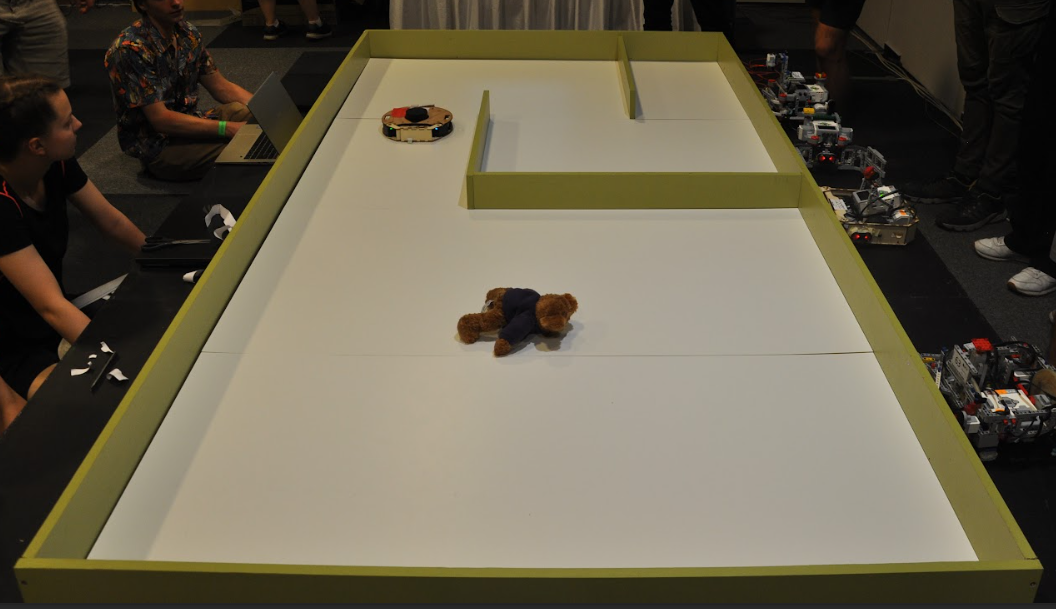
#> input picture obr1.png, 1056 x 609 px
$ python 'line finder.py'
#> lines starting #> are read from the running program, lines starting #| are printed output that depends on the picture; after the words box and inside, x2 and y2 are one past the last pixel; in counts of white or black regions, pixels touching at a corner belong together
import cv2
import numpy as np


img = cv2.imread('obr1.png')
#> img is the input picture: shape (609, 1056, 3); mean B, G, R 79.2, 98, 105.6
gray = cv2.cvtColor(img,cv2.COLOR_BGR2GRAY)
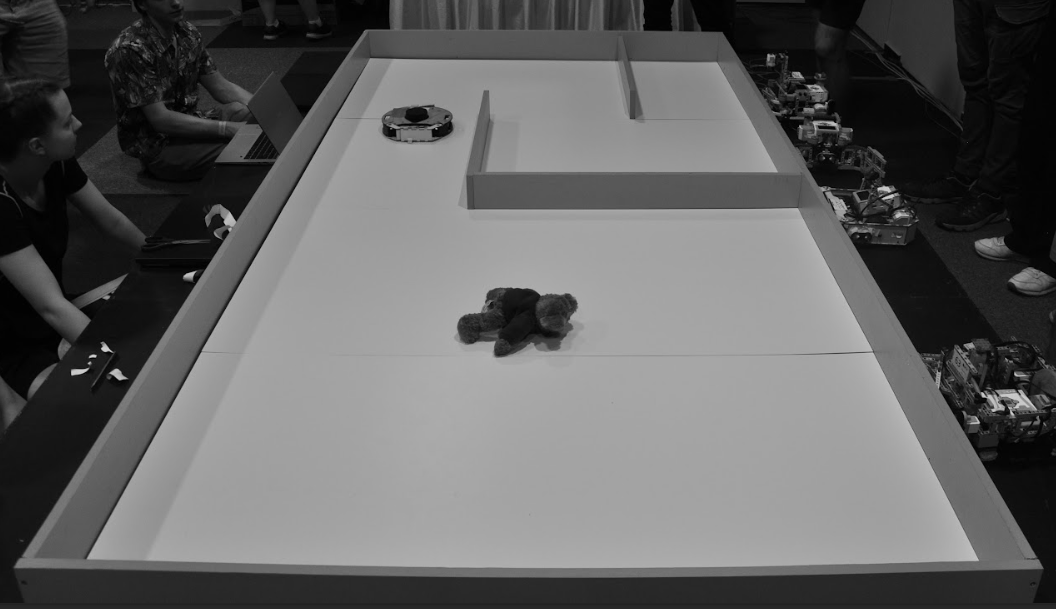
#> gray: shape (609, 1056); min 0, max 208, mean 98.2

kernel_size = 5
blur_gray = cv2.GaussianBlur(gray,(kernel_size, kernel_size),0)

low_threshold = 50
high_threshold = 150
edges = cv2.Canny(blur_gray, low_threshold, high_threshold)
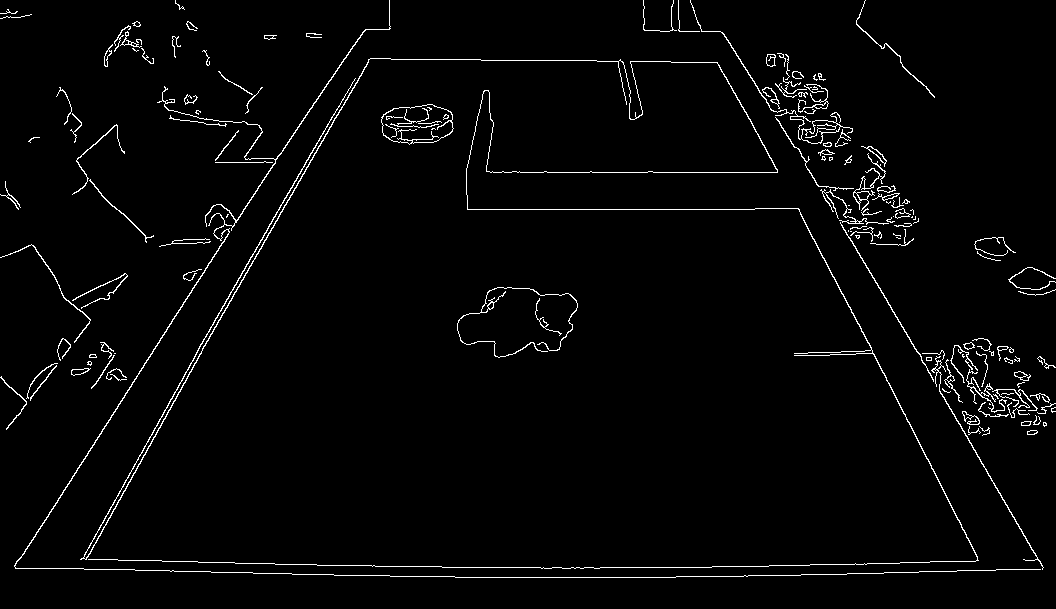
#> edges: shape (609, 1056); 2.4% white in thin lines or dots
rho = 1  # distance resolution in pixels of the Hough grid
theta = np.pi / 180  # angular resolution in radians of the Hough grid
threshold = 15  # minimum number of votes (intersections in Hough grid cell)
min_line_length = 50  # minimum number of pixels making up a line
max_line_gap = 20  # maximum gap in pixels between connectable line segments
line_image = np.copy(img) * 0  # creating a blank to draw lines on
#> line_image: shape (609, 1056, 3); every value is 0

# Run Hough on edge detected image
# Output "lines" is an array containing endpoints of detected line segments
lines = cv2.HoughLinesP(edges, rho, theta, threshold, np.array([]),
                    min_line_length, max_line_gap)
#> lines = 170 rows, first 6: [189, 372, 370, 58], [88, 451, 328, 81], [189, 365, 354, 79], [850, 307, 984, 570], [467, 209, 754, 209], [764, 97, 944, 397]

for line in lines:
    for x1,y1,x2,y2 in line:
        cv2.line(line_image,(x1,y1),(x2,y2),(255,0,0),5)
#> this loop made 170 passes
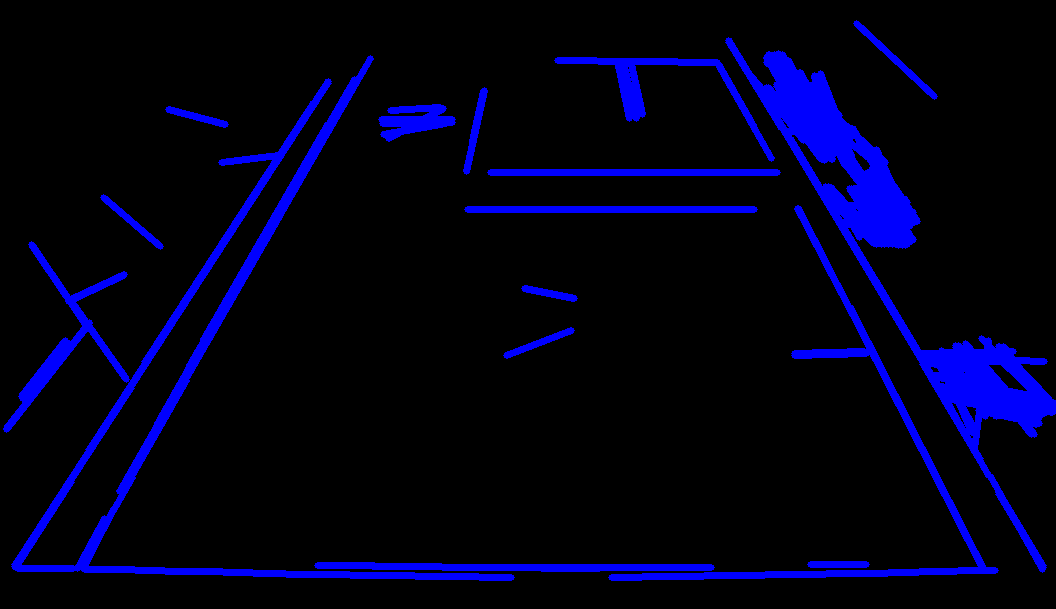
#> line_image: shape (609, 1056, 3); mean B, G, R 25, 0, 0
        # Draw the lines on the  image
lines_edges = cv2.addWeighted(img, 0.8, line_image, 1, 0)
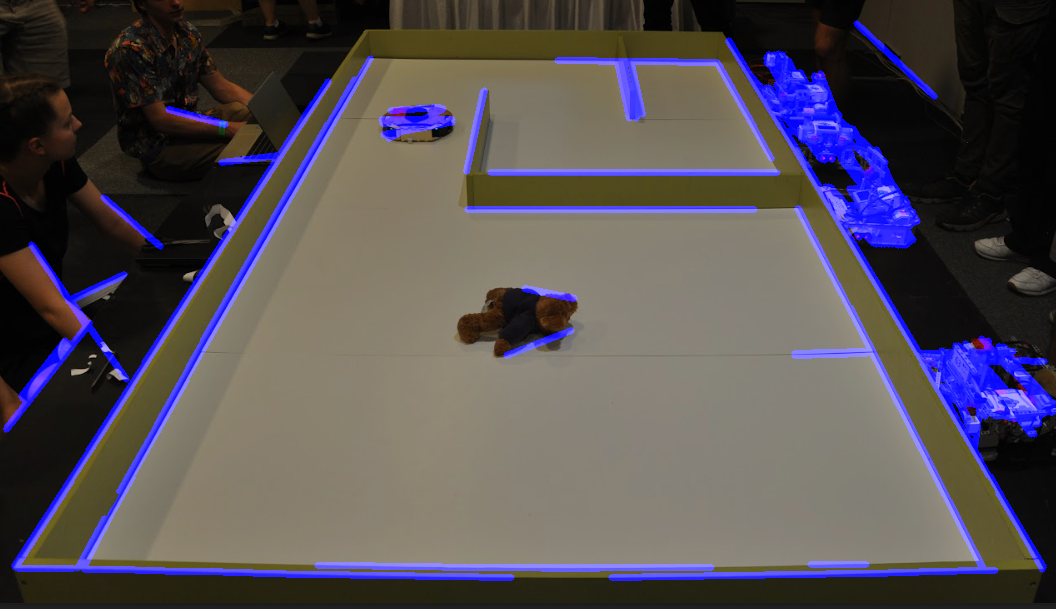
#> lines_edges: shape (609, 1056, 3); mean B, G, R 84.1, 78.4, 84.5
cv2.imshow('gvcj',lines_edges)
cv2.waitKey(0)

$ run again, with obr10.png copied over obr1.png
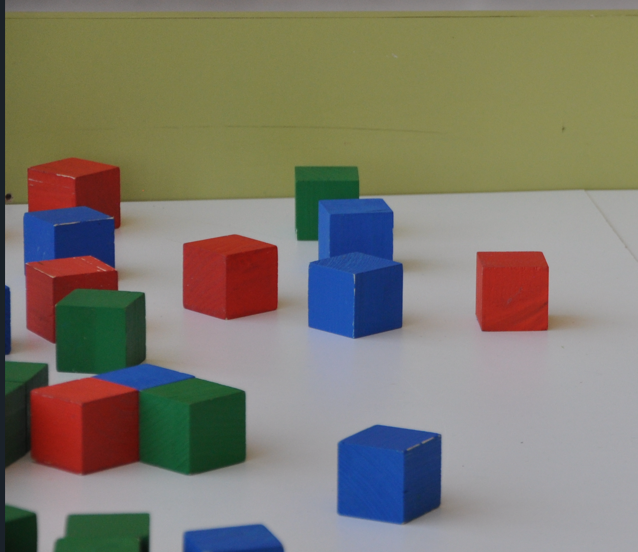
#> input picture obr10.png, 638 x 552 px
#> img is the input picture: shape (552, 638, 3); mean B, G, R 110.7, 123.1, 126.9
#> `edges = cv2.Canny(blur_gray, low_threshold, high_threshold)`:
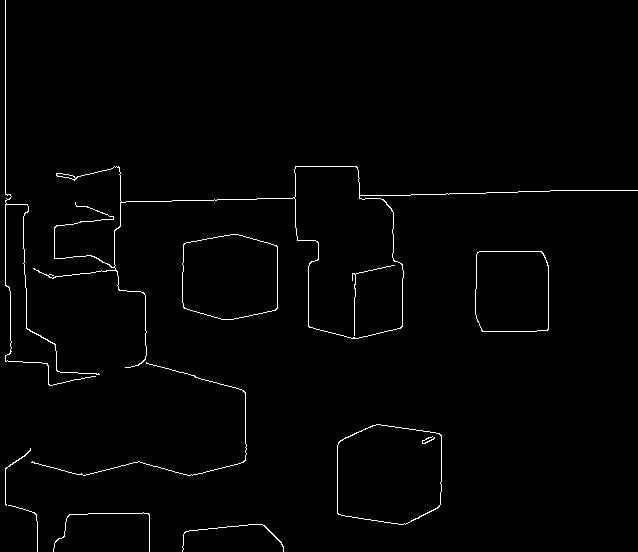
#> edges: shape (552, 638); 1.3% white in thin lines or dots
#> lines = 32 rows, first 6: [5, 285, 5, 0], [121, 201, 294, 198], [308, 326, 308, 266], [142, 361, 243, 390], [446, 193, 549, 191], [22, 204, 26, 328]
#> the loop `for line in lines:` made 32 passes
#> `lines_edges = cv2.addWeighted(img, 0.8, line_image, 1, 0)`:
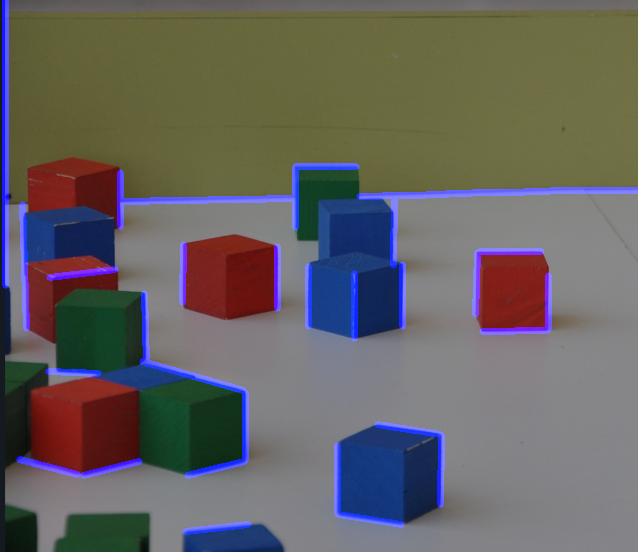
#> lines_edges: shape (552, 638, 3); mean B, G, R 97.3, 98.4, 101.5

$ run again, with obr2.png copied over obr1.png
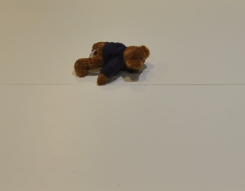
#> input picture obr2.png, 245 x 191 px
#> img is the input picture: shape (191, 245, 3); mean B, G, R 140.4, 157.4, 166.4
#> `edges = cv2.Canny(blur_gray, low_threshold, high_threshold)`:
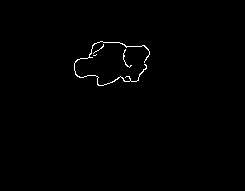
#> edges: shape (191, 245); 0.63% white in thin lines or dots, all inside (x1, y1, x2, y2) = (74, 41, 150, 86)
#> lines = [[75, 74, 136, 81]]
#> the loop `for line in lines:` made 1 pass
#> `lines_edges = cv2.addWeighted(img, 0.8, line_image, 1, 0)`:
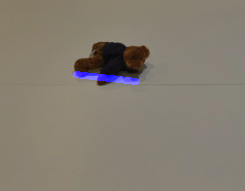
#> lines_edges: shape (191, 245, 3); mean B, G, R 114.2, 125.9, 133.1

$ run again, with obr3.png copied over obr1.png
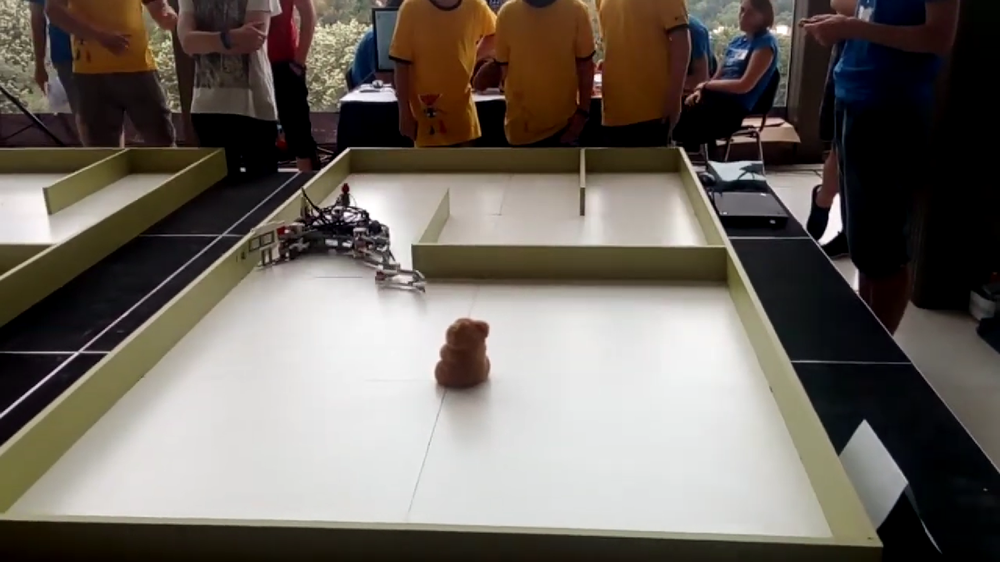
#> input picture obr3.png, 1000 x 562 px, shrunk from 1920 x 1080 before the run
#> img is the input picture: shape (562, 1000, 3); mean B, G, R 95.8, 103, 110
#> `edges = cv2.Canny(blur_gray, low_threshold, high_threshold)`:
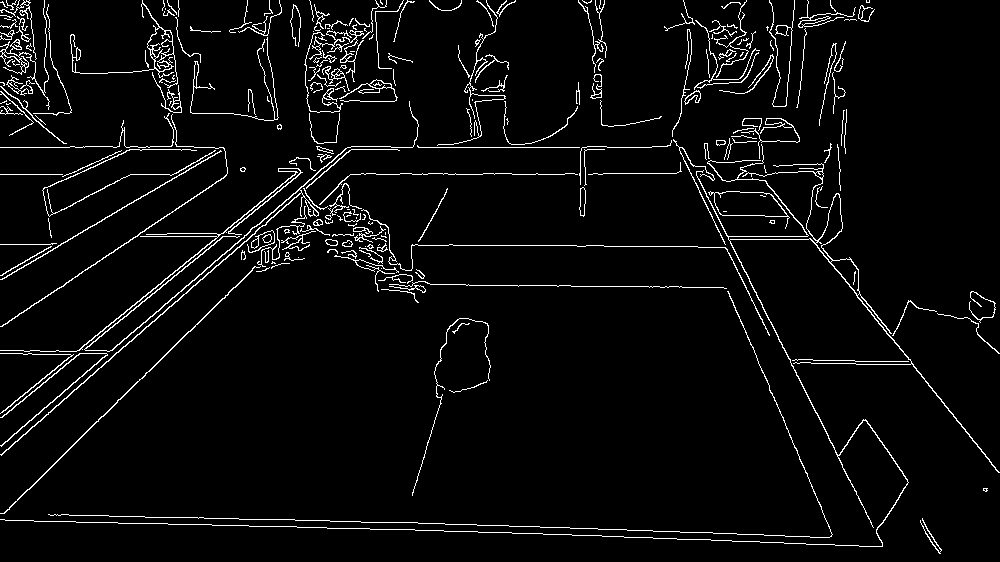
#> edges: shape (562, 1000); 4.3% white in thin lines or dots
#> lines = 325 rows, first 6: [359, 528, 882, 546], [0, 413, 336, 141], [391, 147, 651, 147], [0, 417, 330, 150], [353, 521, 829, 537], [748, 160, 953, 414]
#> the loop `for line in lines:` made 325 passes
#> `lines_edges = cv2.addWeighted(img, 0.8, line_image, 1, 0)`:
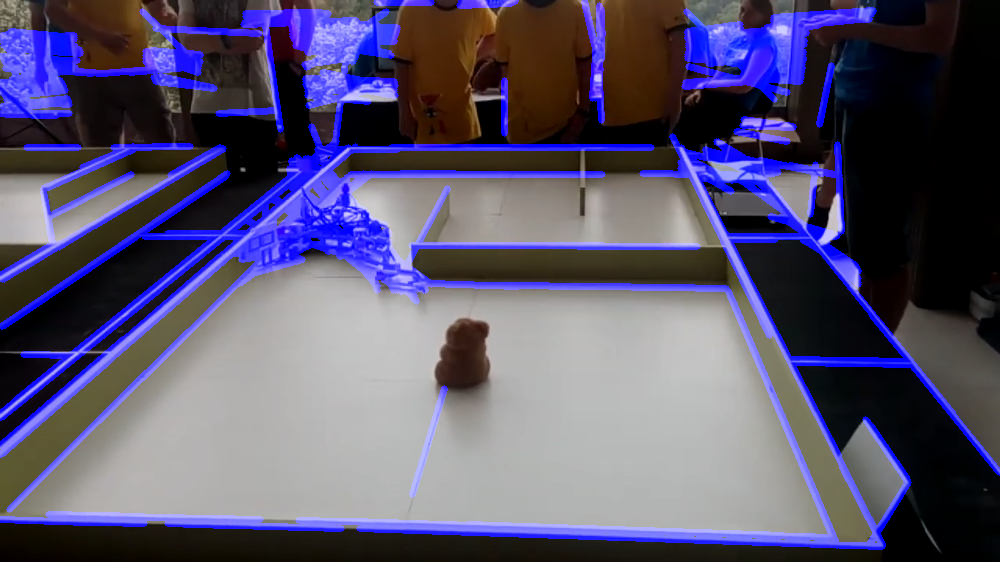
#> lines_edges: shape (562, 1000, 3); mean B, G, R 111.4, 82.4, 88
